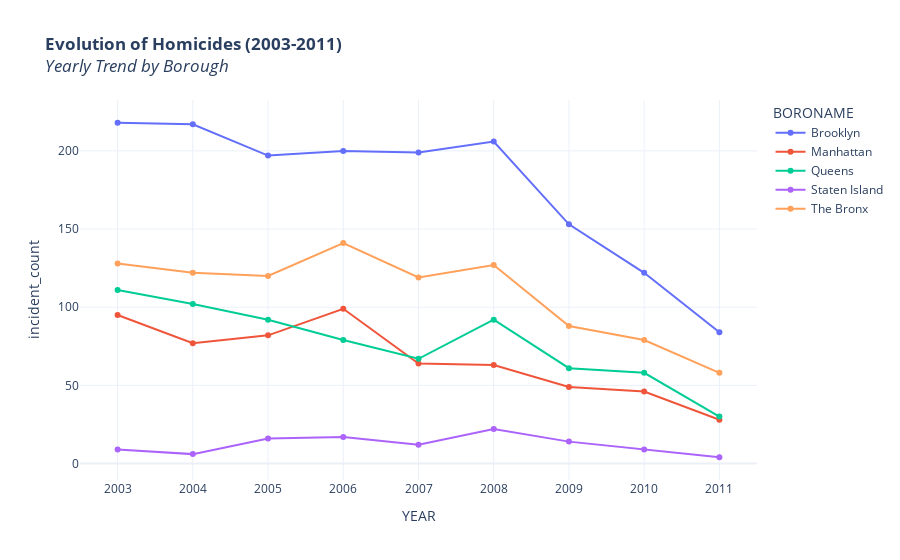

Here is the notebook cell this chart was saved with:
### Code cell
df_trend = result_trend


fig_trend = px.line(
    df_trend, 
    x='YEAR', 
    y='incident_count', 
    color='BORONAME', 
    title='<b>Evolution of Homicides (2003-2011)</b><br><i>Yearly Trend by Borough</i>',
    markers=True, 
    template='plotly_white'
)

fig_trend.show()

### Figure 1 — Plotly figure (JSON) as saved in the notebook; plotly's stock layout.template omitted (floating-point values rounded to 4 significant figures)
{"data": [{"hovertemplate": "BORONAME=Brooklyn<br>YEAR=%{x}<br>incident_count=%{y}<extra></extra>", "legendgroup": "Brooklyn", "line": {"color": "#636efa", "dash": "solid"}, "marker": {"symbol": "circle"}, "mode": "lines+markers", "name": "Brooklyn", "orientation": "v", "showlegend": true, "type": "scatter", "x": [2003, 2004, 2005, 2006, 2007, 2008, 2009, 2010, 2011], "xaxis": "x", "y": [218, 217, 197, 200, 199, 206, 153, 122, 84], "yaxis": "y"}, {"hovertemplate": "BORONAME=Manhattan<br>YEAR=%{x}<br>incident_count=%{y}<extra></extra>", "legendgroup": "Manhattan", "line": {"color": "#EF553B", "dash": "solid"}, "marker": {"symbol": "circle"}, "mode": "lines+markers", "name": "Manhattan", "orientation": "v", "showlegend": true, "type": "scatter", "x": [2003, 2004, 2005, 2006, 2007, 2008, 2009, 2010, 2011], "xaxis": "x", "y": [95, 77, 82, 99, 64, 63, 49, 46, 28], "yaxis": "y"}, {"hovertemplate": "BORONAME=Queens<br>YEAR=%{x}<br>incident_count=%{y}<extra></extra>", "legendgroup": "Queens", "line": {"color": "#00cc96", "dash": "solid"}, "marker": {"symbol": "circle"}, "mode": "lines+markers", "name": "Queens", "orientation": "v", "showlegend": true, "type": "scatter", "x": [2003, 2004, 2005, 2006, 2007, 2008, 2009, 2010, 2011], "xaxis": "x", "y": [111, 102, 92, 79, 67, 92, 61, 58, 30], "yaxis": "y"}, {"hovertemplate": "BORONAME=Staten Island<br>YEAR=%{x}<br>incident_count=%{y}<extra></extra>", "legendgroup": "Staten Island", "line": {"color": "#ab63fa", "dash": "solid"}, "marker": {"symbol": "circle"}, "mode": "lines+markers", "name": "Staten Island", "orientation": "v", "showlegend": true, "type": "scatter", "x": [2003, 2004, 2005, 2006, 2007, 2008, 2009, 2010, 2011], "xaxis": "x", "y": [9, 6, 16, 17, 12, 22, 14, 9, 4], "yaxis": "y"}, {"hovertemplate": "BORONAME=The Bronx<br>YEAR=%{x}<br>incident_count=%{y}<extra></extra>", "legendgroup": "The Bronx", "line": {"color": "#FFA15A", "dash": "solid"}, "marker": {"symbol": "circle"}, "mode": "lines+markers", "name": "The Bronx", "orientation": "v", "showlegend": true, "type": "scatter", "x": [2003, 2004, 2005, 2006, 2007, 2008, 2009, 2010, 2011], "xaxis": "x", "y": [128, 122, 120, 141, 119, 127, 88, 79, 58], "yaxis": "y"}], "layout": {"legend": {"title": {"text": "BORONAME"}, "tracegroupgap": 0}, "title": {"text": "<b>Evolution of Homicides (2003-2011)</b><br><i>Yearly Trend by Borough</i>"}, "xaxis": {"anchor": "y", "domain": [0, 1], "title": {"text": "YEAR"}}, "yaxis": {"anchor": "x", "domain": [0, 1], "title": {"text": "incident_count"}}}}
